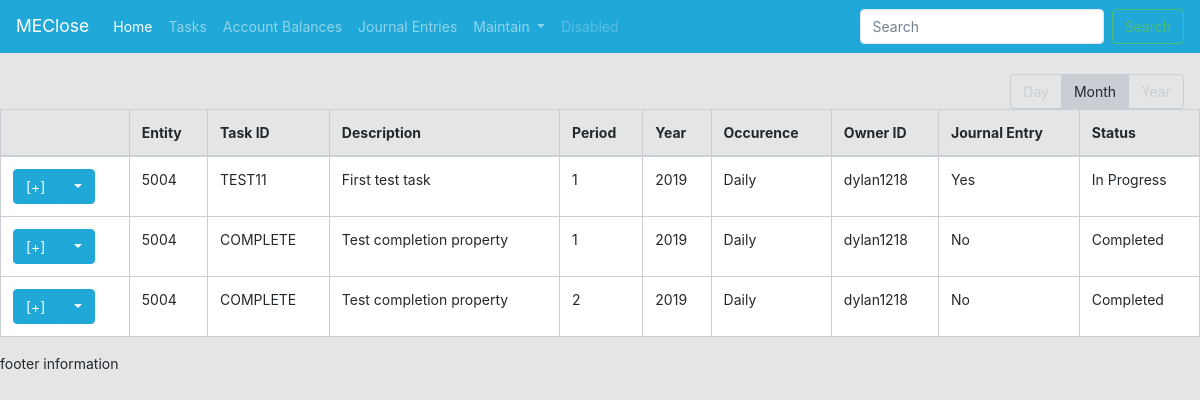
The page /ClosePortal/tasks/ on the database as committed earlier.
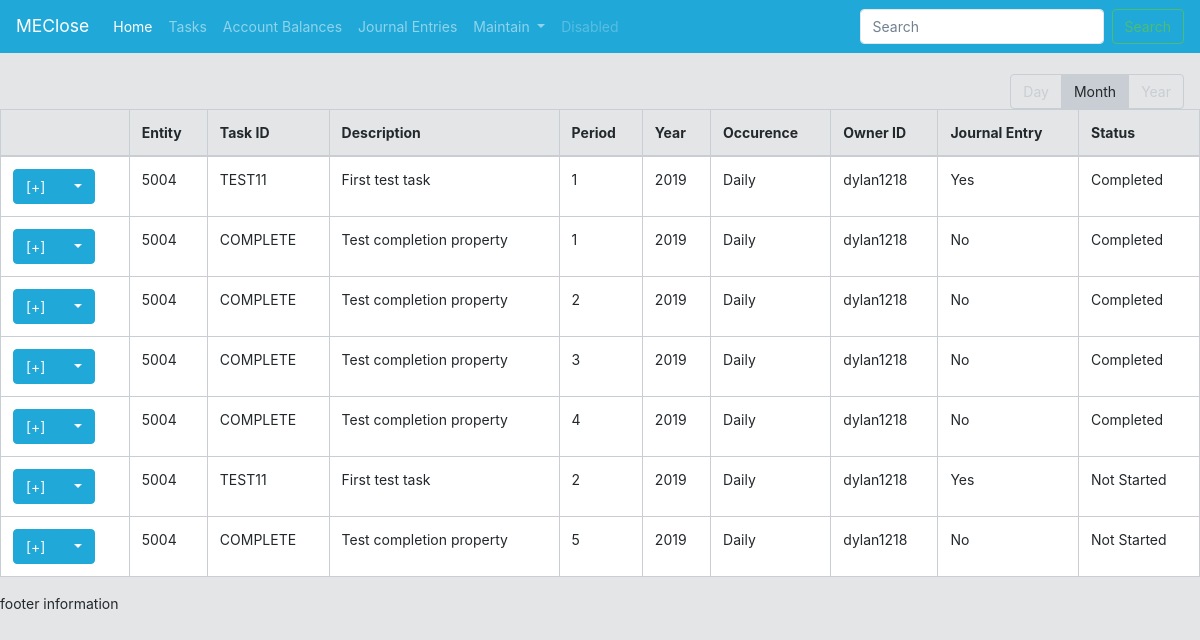
The same page on the database as committed later.
### CloseApplication/models.py (models this page shows, shortened)
class TaskChecklist(models.Model):
    occurenceChoices = (
        ('D', 'Daily'),
        ('W', 'Weekly'),
        ('M', 'Monthly'),
        ('Q', 'Quarterly'),
        ('A', 'Annually'),
    )
    taskId = models.CharField(max_length=8)
    taskTBMapping = models.CharField(max_length=200, default="Not Assigned") #For assigning tasks to a TB FSLI
    taskDescription = models.CharField(max_length=200)
    taskYear = models.IntegerField(max_length=4)
    taskPeriod = models.IntegerField(max_length=2, choices = periodChoices)
    taskOccurence = models.CharField(max_length=2, choices = occurenceChoices)
    taskOwnerId = models.ForeignKey(User, on_delete=models.PROTECT) #For documentation purposes we want to preserve who the owner of a task was, and as such protect is utilized to not allow deletion of the referenced object
    isJE = models.CharField(max_length=3, choices=binaryChoice)
    pub_date = models.DateTimeField('date published')
    due_date = models.DateField(("Due Date"), default=datetime.date.today)
    entity = models.ForeignKey(userDefinedEntity, on_delete=models.PROTECT, related_name="entity_TaskChecklist", default=1)
    class Meta:
        constraints = [
            models.UniqueConstraint(fields=['taskId', 'entity', 'taskPeriod', 'taskYear'], name='unique_EntityUser')
        ]
    @property
    def aggregateStatus(self):
        try:
            related_SubTask_Model = TaskChecklist.objects.prefetch_related("taskId_taskId").all().filter(taskId=self.taskId, entity=self.entity, taskPeriod=self.taskPeriod, taskYear=self.taskYear)
            related_SubTask_Model_Groupby = related_SubTask_Model[0].taskId_taskId.all().values("subTaskStatus").annotate(Count("subTaskStatus")) #-1 to bring pk down relative to 0th based index
            not_Started_List = list(related_SubTask_Model_Groupby.filter(subTaskStatus="NS").values_list("subTaskStatus__count", flat=True))
            in_Progress_List = list(related_SubTask_Model_Groupby.filter(subTaskStatus="IP").values_list("subTaskStatus__count", flat=True))
            completed_List = list(related_SubTask_Model_Groupby.filter(subTaskStatus="CT").values_list("subTaskStatus__count", flat=True))
            if len(not_Started_List) > 0:
                not_Started_Count = not_Started_List[0]
            else:
                not_Started_Count = 0
            if len(in_Progress_List) > 0:
                in_Progress_Count = in_Progress_List[0]
            else:
                in_Progress_Count = 0
            if len(completed_List) > 0:
                completed_Count = completed_List[0]
            else:
                completed_Count = 0
            if ( (not_Started_Count + in_Progress_Count + completed_Count) == 0 ) or ( (not_Started_Count > 0) and ((in_Progress_Count + completed_Count) == 0) ) :
                return "Not Started"
            elif in_Progress_Count > 0:
                return "In Progress"
            else:
                return "Completed"
        except:
            return "Unable to calculate status"
    @property #@property decorater utilized to create a callable calculated "field" similar to other fields
    def taskIdKey(self):
        return str(self.entity) + "-" + str(self.taskId) + "-" + str(self.taskYear) + "-" + str(self.taskPeriod)

class userDefinedEntity(models.Model):
    entity = models.CharField(max_length=200, default="Select Entity")
    def __str__(self):
        return self.entity

class subTaskChecklist(models.Model):
    taskId = models.ForeignKey(TaskChecklist, related_name="taskId_taskId", on_delete=models.CASCADE) #this field is our associated between the parent task and subtask(s). Cascade is utilize to remove the subtasks if parent task is removed
    subTaskNumber = models.IntegerField(max_length=2, default=1) #Maximum number of subtasks set to 99
    subTaskDescription = models.CharField(max_length=200)
    subTaskStatus = models.CharField(max_length=2, choices = statusChoices)
    @property
    def Not_Equal_CT(self): #method to determine if any non-completed subtasks remain
        try:
            related_SubTask_Model = subTaskChecklist.objects.all().filter(taskId=self.taskId).values('subTaskStatus').exclude(subTaskStatus__startswith="CT").count()
            return related_SubTask_Model
        except:
            related_SubTask_Model = subTaskChecklist.objects.all().filter(taskId=self.taskId).values('subTaskStatus').exists()
            if related_SubTask_Model == True:
                return 0
            else:
                return related_SubTask_Model
    @property
    def Get_Related_Period(self):
        get_Related_Object = subTaskChecklist.objects.all()
        return str(get_Related_Object.get(id=self.id).taskId.entity) + "-" + str(get_Related_Object.get(id=self.id).taskId.taskId) + "-" + str(get_Related_Object.get(id=self.id).taskId.taskYear) + "-" + str(get_Related_Object.get(id=self.id).taskId.taskPeriod)

### CloseApplication/views.py (the view)
# urls.py: path('tasks/', views.taskList, name='tasklist'),
def taskList(request):
    TaskChecklist_Fields = TaskChecklist._meta.get_fields(include_hidden=False)
    TaskChecklist_Values = TaskChecklist.objects.all()
    subTasklist_Fields = subTaskChecklist._meta.get_fields(include_hidden=False)
    subTasklist_Values = subTaskChecklist.objects.all()
    context = { #context represents the variables passed to the provided template
        'TaskChecklist_Fields': TaskChecklist_Fields,
        'TaskChecklist_Values': TaskChecklist_Values,
        'subTasklist_Fields': subTasklist_Fields,
        'subTasklist_Values': subTasklist_Values,
    }
    return render(request, 'CloseApplication/taskchecklist/taskchecklist_list.html', context)

### CloseApplication/templates/CloseApplication/taskchecklist/taskchecklist_list.html (shortened to what this page needs)
{% extends "CloseApplication/base.html" %}
{% block content %}
{% include "CloseApplication/listview_outline.html" %}
<table class="table table-bordered table-hover" id="TaskChecklistTable">
    <thead>
        <tr>
            <th></th>
            <th>Entity</th>
            <th>Task ID</th>
            <th>Description</th>
            <th>Period</th>
            <th>Year</th>
            <th>Occurence</th>
            <th>Owner ID</th>
            <th>Journal Entry</th>
            <th>Status</th>
        </tr>
    </thead>
    <tbody class="bg-white">
        {% for tableValue in TaskChecklist_Values %}
        {% with forloopCounter=forloop.counter|stringformat:"s" %}
        {% with idTemplate_Hash="#group-of-rows"|add:forloopCounter %}
        {% with idTemplate="group-of-rows"|add:forloopCounter %}
        <tr data-toggle="collapse" data-target="{{ idTemplate_Hash }}">
            <td>
                <div class="btn-group">
                    <button type="button" class="btn btn-primary" id="collapseButton" onclick="collapse_Button_Click()">[+]</button>
                    <button type="button" class="btn btn-primary dropdown-toggle" data-toggle="dropdown">
                    </button>
                </div>
            </td>
            <td>{{ tableValue.entity }}</td>
            <td>{{ tableValue.taskId }}</td>
            <td>{{ tableValue.taskDescription }}</td>
            <td>{{ tableValue.taskPeriod }}</td>
            <td>{{ tableValue.taskYear }}</td>
            <td>{{ tableValue.get_taskOccurence_display }}</td>
            <td>{{ tableValue.taskOwnerId }}</td>
            <td>{{ tableValue.isJE }}</td>
            <td>{{ tableValue.aggregateStatus }}</td>
        </tr>
        {% endwith %}
        {% endwith %}
        {% endwith %}
        {% endfor %}
    </tbody>
</table>
{% endblock %}

Rows that differ between the two databases and show on the page:
computed for TaskChecklist (number 1 of 7 on the later page): aggregateStatus "In Progress" → "Completed"
added TaskChecklist: entity "5004", taskId "COMPLETE", taskDescription "Test completion property", taskPeriod "3", taskYear "2019", taskOccurence "Daily", taskOwnerId "dylan1218", isJE "No", aggregateStatus "Completed"
added TaskChecklist: entity "5004", taskId "COMPLETE", taskDescription "Test completion property", taskPeriod "4", taskYear "2019", taskOccurence "Daily", taskOwnerId "dylan1218", isJE "No", aggregateStatus "Completed"
added TaskChecklist: entity "5004", taskId "TEST11", taskDescription "First test task", taskPeriod "2", taskYear "2019", taskOccurence "Daily", taskOwnerId "dylan1218", isJE "Yes", aggregateStatus "Not Started"
added TaskChecklist: entity "5004", taskId "COMPLETE", taskDescription "Test completion property", taskPeriod "5", taskYear "2019", taskOccurence "Daily", taskOwnerId "dylan1218", isJE "No", aggregateStatus "Not Started"
